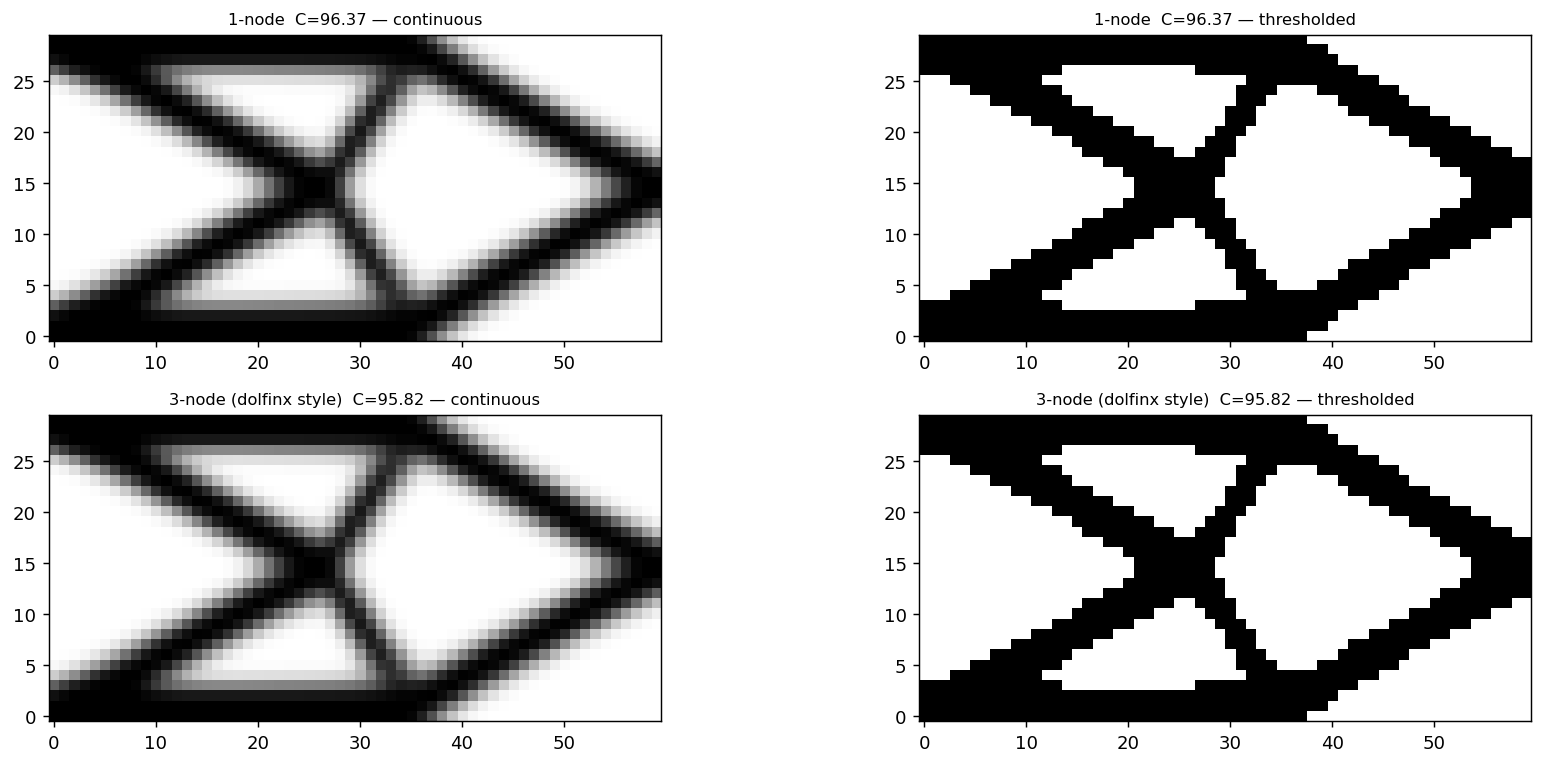

Python code for this plot:
"""Compare 1-node vs 3-node load in scipy SIMP to isolate dolfinx scatter cause."""
from pathlib import Path
import numpy as np
import scipy.sparse as sp
import scipy.sparse.linalg as spla
from scipy.spatial import cKDTree
import matplotlib
matplotlib.use("Agg")
import matplotlib.pyplot as plt

nelx, nely = 60, 30
volfrac, penal, rmin = 0.40, 3.0, 1.5
E0, Emin, nu = 1.0, 1e-9, 0.3
max_iter, move = 80, 0.2

def lk():
    k = [0.5-nu/6, 0.125+nu/8, -0.25-nu/12, -0.125+3*nu/8,
         -0.25+nu/12, -0.125-nu/8, nu/6, 0.125-3*nu/8]
    return E0/(1-nu**2)*np.array([
        [k[0],k[1],k[2],k[3],k[4],k[5],k[6],k[7]],
        [k[1],k[0],k[7],k[6],k[5],k[4],k[3],k[2]],
        [k[2],k[7],k[0],k[5],k[6],k[3],k[4],k[1]],
        [k[3],k[6],k[5],k[0],k[7],k[2],k[1],k[4]],
        [k[4],k[5],k[6],k[7],k[0],k[1],k[2],k[3]],
        [k[5],k[4],k[3],k[2],k[1],k[0],k[7],k[6]],
        [k[6],k[3],k[4],k[1],k[2],k[7],k[0],k[5]],
        [k[7],k[2],k[1],k[4],k[3],k[6],k[5],k[0]]])
KE = lk()

ndof = 2*(nelx+1)*(nely+1)
def node(ex, ey): return ey + ex*(nely+1)

ex_all = np.repeat(np.arange(nelx), nely)
ey_all = np.tile(np.arange(nely), nelx)
n1 = node(ex_all, ey_all);   n2 = node(ex_all+1, ey_all)
n3 = node(ex_all+1, ey_all+1); n4 = node(ex_all, ey_all+1)
edofs = np.column_stack([2*n1, 2*n1+1, 2*n2, 2*n2+1,
                          2*n3, 2*n3+1, 2*n4, 2*n4+1])

fixed = np.array(sorted({d for ey in range(nely+1)
                          for n in [node(0,ey)] for d in [2*n, 2*n+1]}))
free = np.setdiff1d(np.arange(ndof), fixed)

ii = np.concatenate([edofs[:, ei] for ei in range(8) for _ in range(8)])
jj = np.concatenate([edofs[:, ej] for _ in range(8) for ej in range(8)])

def assemble_K(xc):
    ks = Emin + xc**penal * (E0 - Emin)
    vals = np.array([ks * KE[ei, ej]
                     for ei in range(8) for ej in range(8)]).ravel()
    return sp.csr_matrix((vals, (ii, jj)), shape=(ndof, ndof))

cx = ex_all + 0.5; cy = ey_all + 0.5
pairs = cKDTree(np.column_stack([cx, cy])).query_pairs(rmin, output_type="ndarray")
rows, cols, vals = list(range(nelx*nely)), list(range(nelx*nely)), [rmin]*(nelx*nely)
for i, j in pairs:
    d = np.hypot(cx[i]-cx[j], cy[i]-cy[j])
    rows += [i, j]; cols += [j, i]; vals += [rmin-d, rmin-d]
H = sp.csr_matrix((vals, (rows, cols)), shape=(nelx*nely, nelx*nely))
Hs = np.asarray(H.sum(1)).ravel()
def filt(r): return (H @ r) / Hs

def run(label, F):
    x = np.full(nelx*nely, volfrac)
    xPhys = filt(x)
    C_last = 0
    for it in range(1, max_iter+1):
        xc = np.maximum(xPhys, 1e-3)
        K = assemble_K(xc)
        u = np.zeros(ndof)
        u[free] = spla.spsolve(K[free,:][:,free].tocsc(), F[free])
        C = float(F @ u); C_last = C
        Ue = u[edofs]
        dc = -(penal * xc**(penal-1) * (E0-Emin)) * np.einsum('ni,ij,nj->n', Ue, KE, Ue)
        dc_f = (H @ (xc * dc)) / Hs / np.maximum(1e-3, xc)
        l1, l2 = 1e-9, 1e9
        while (l2-l1)/(l1+l2) > 1e-6:
            lm = 0.5*(l1+l2)
            xn = np.clip(xPhys * np.sqrt(np.maximum(-dc_f, 1e-30)/lm),
                         np.maximum(0.001, xPhys-move),
                         np.minimum(1.0, xPhys+move))
            if xn.mean() > volfrac: l1 = lm
            else: l2 = lm
        x = xn; xPhys = filt(x)
        if it % 20 == 0:
            print(f"  [{label}] iter {it:3d}  C={C:.4f}")
    return xPhys, C_last

mid = nely // 2
print("=== 1-node load ===")
F1 = np.zeros(ndof); F1[2*node(nelx, mid)+1] = -1.0
rho1, C1 = run("1-node", F1)

print("=== 3-node load ===")
F3 = np.zeros(ndof)
F3[2*node(nelx, mid-1)+1] = -0.25
F3[2*node(nelx, mid  )+1] = -0.50
F3[2*node(nelx, mid+1)+1] = -0.25
rho3, C3 = run("3-node", F3)

fig, axes = plt.subplots(2, 2, figsize=(14, 6))
for row, (rho, C, lb) in enumerate([(rho1,C1,"1-node"),(rho3,C3,"3-node (dolfinx style)")]):
    g = rho.reshape(nelx, nely).T
    for col, (dat, suf) in enumerate([(g,"continuous"),(g>=0.5,"thresholded")]):
        axes[row][col].imshow(dat.astype(float), origin="lower", cmap="gray_r",
                               vmin=0, vmax=1, aspect="equal")
        axes[row][col].set_title(f"{lb}  C={C:.2f} — {suf}", fontsize=9)
plt.tight_layout()
plt.savefig(Path(__file__).parent / "load_compare.png", dpi=130, bbox_inches="tight")
print(f"\n1-node C={C1:.4f}   3-node C={C3:.4f}")
print(f"Saved {Path(__file__).parent / 'load_compare.png'}")
